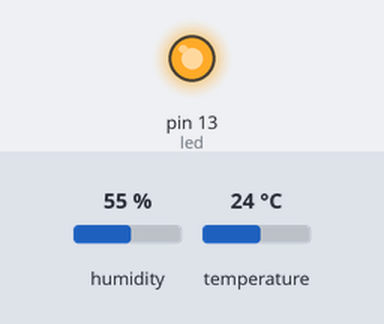
This sketch was run on a simulated Arduino Uno, built with avr-gcc and run on an emulated ATmega328P. Parts: output pins drawn as LEDs (lit = HIGH). The test bench sets the inputs (shaded band); at power-on: humidity 55 %, temperature 24 °C. What the sketch prints to the serial monitor is not drawn.

Above: at 2.8 s.
2.9 s: humidity set to 79 %
At 3.6 s:
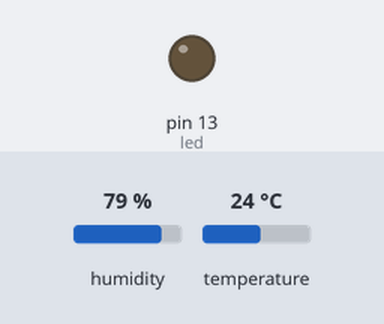
6.4 s: humidity set to 82 %
Timing chart, 0 to 15.9 s (numbered marks = the images above; inputs shaded):
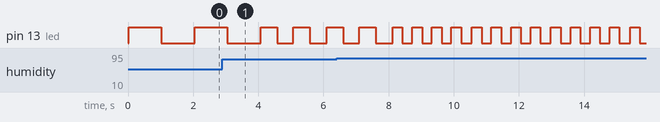

The sketch:

DTH11.ino
```cpp
// роботехника18.рф

#include "DHT.h" // подключаем библиотеку для датчика

DHT dht(2, DHT11); // сообщаем на каком порту будет датчик

int led = 13;

void setup() // процедура setup

{

dht.begin(); // запускаем датчик влажности DHT11
pinMode(led, OUTPUT);
Serial.begin(9600); // подключаем монитор порта
Serial.println("DHT TEST"); // пишем один раз

}

void loop() // процедура loop

{

// считываем температуру (t) и влажность (h) каждые 250 мс

float h = dht.readHumidity();
float t = dht.readTemperature();
int blinked;

// выводим температуру (t) и влажность (h) на монитор порта

Serial.print("Humidity: ");
Serial.print(h);
Serial.print(" %\t");
Serial.print("Temperature: ");
Serial.print(t);
Serial.println(" *C");

if (h > 20 && h <= 40)
  {
    blinked = 1;
  } else if (h > 40 && h <= 60) {
    blinked = 2;
  } else if (60 < h && h <= 80) {
    blinked = 3;
  } else if (80 < h && h <= 90) {
    blinked = 4;
  } else {
    blinked = 5;
  }
Serial.print("Blinked: ");
Serial.println(blinked);

switch (blinked) {
  case 1:
    digitalWrite(led, HIGH);
    delay(1500);
    digitalWrite(led, LOW);
    delay(1500);
    break;
  case 2:
    digitalWrite(led, HIGH);
    delay(1000);
    digitalWrite(led, LOW);
    delay(1000);
    break;
  case 3:
    digitalWrite(led, HIGH);
    delay(500);
    digitalWrite(led, LOW);
    delay(500);
    break;
  case 4:
    digitalWrite(led, HIGH);
    delay(300);
    digitalWrite(led, LOW);
    delay(300);
    break;
  case 5:
    digitalWrite(led, HIGH);
    delay(100);
    digitalWrite(led, LOW);
    delay(100);
    break;
  default:
    digitalWrite(led, LOW);
    break;
  }
}
```
